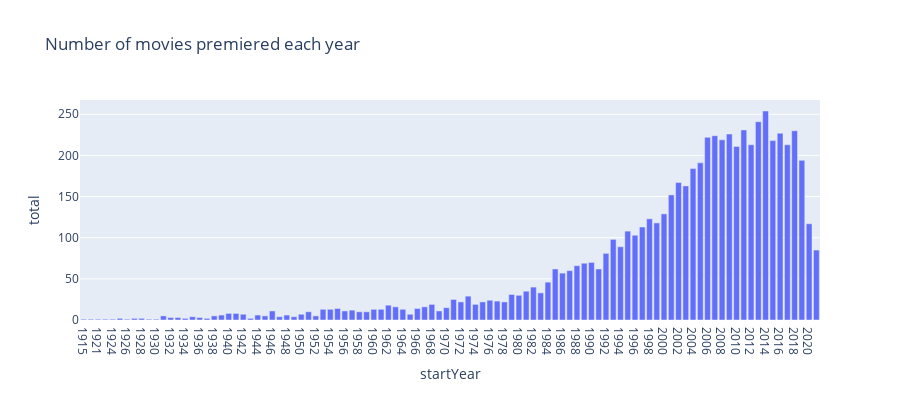

Notebook source saved alongside this figure:
### Markdown cell above
<br/>

The following cell should generate an interesting plot of the number of movies that premiered each year. Notice there are fewer movies premiering from the 1920s to the late 1940s. Why might that be? *This question is rhetorical; you do not need to write your answer anywhere.*

### Code cell
# Run this call to generate the bar plot; no further action is needed
px.bar(res_q1b, x="startYear", y="total", 
        title="Number of movies premiered each year", 
        width=900, height=400)

### Figure 1 — Plotly figure (JSON) as saved in the notebook; plotly's stock layout.template omitted (floating-point values rounded to 4 significant figures)
{"data": [{"alignmentgroup": "True", "hovertemplate": "startYear=%{x}<br>total=%{y}<extra></extra>", "legendgroup": "", "marker": {"color": "#636efa", "pattern": {"shape": ""}}, "name": "", "offsetgroup": "", "orientation": "v", "showlegend": false, "textposition": "auto", "type": "bar", "x": ["1915", "1920", "1921", "1922", "1924", "1925", "1926", "1927", "1928", "1929", "1930", "1931", "1932", "1933", "1934", "1935", "1936", "1937", "1938", "1939", "1940", "1941", "1942", "1943", "1944", "1945", "1946", "1947", "1948", "1949", "1950", "1951", "1952", "1953", "1954", "1955", "1956", "1957", "1958", "1959", "1960", "1961", "1962", "1963", "1964", "1965", "1966", "1967", "1968", "1969", "1970", "1971", "1972", "1973", "1974", "1975", "1976", "1977", "1978", "1979", "1980", "1981", "1982", "1983", "1984", "1985", "1986", "1987", "1988", "1989", "1990", "1991", "1992", "1993", "1994", "1995", "1996", "1997", "1998", "1999", "2000", "2001", "2002", "2003", "2004", "2005", "2006", "2007", "2008", "2009", "2010", "2011", "2012", "2013", "2014", "2015", "2016", "2017", "2018", "2019", "2020", "2021"], "xaxis": "x", "y": [1, 1, 1, 1, 1, 2, 1, 2, 2, 1, 1, 5, 3, 3, 2, 4, 3, 2, 5, 6, 8, 8, 7, 2, 6, 5, 11, 4, 6, 4, 7, 10, 5, 13, 13, 14, 11, 12, 10, 10, 13, 13, 18, 16, 13, 7, 14, 16, 19, 11, 15, 25, 22, 29, 19, 22, 24, 23, 22, 31, 30, 35, 40, 33, 46, 62, 57, 60, 66, 69, 70, 62, 81, 98, 89, 108, 103, 113, 123, 118, 129, 152, 167, 163, 184, 191, 222, 224, 219, 226, 211, 231, 213, 241, 254, 218, 227, 213, 230, 194, 117, 85], "yaxis": "y"}], "layout": {"barmode": "relative", "height": 400, "legend": {"tracegroupgap": 0}, "title": {"text": "Number of movies premiered each year"}, "width": 900, "xaxis": {"anchor": "y", "domain": [0, 1], "title": {"text": "startYear"}}, "yaxis": {"anchor": "x", "domain": [0, 1], "title": {"text": "total"}}}}
